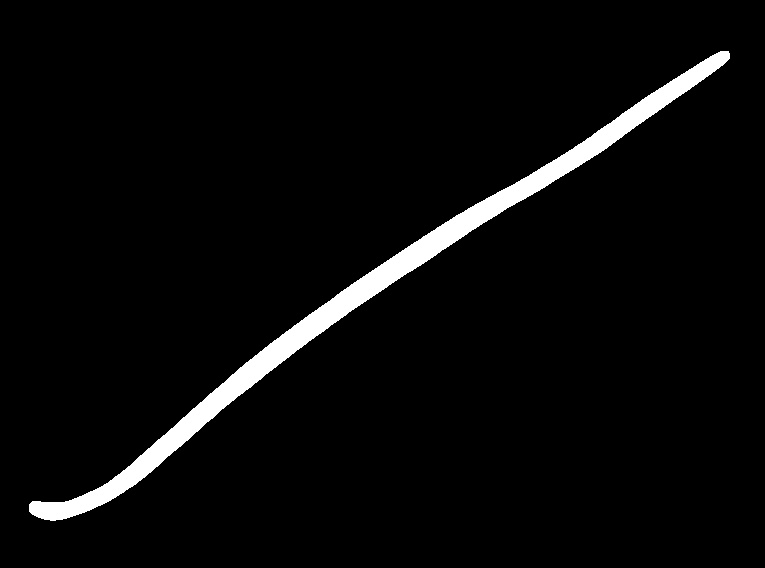
#> input picture 0_1.jpg, 765 x 568 px
$ python skeletonize.py
#> lines starting #> are read from the running program, lines starting #| are printed output that depends on the picture
import cv2
import numpy as np

# Load image yang terakhir telah dilakukan Morphological Opening
img = cv2.imread('0_1.jpg',0)
#> img is the input picture: shape (568, 765); min 0, max 255, mean 9.7
# Buat matrix dengan nama size dan menyimpan jumlah elemen yang terdapat di img
size = np.size(img)
#> size = 434520
# Buat matrix dengan dimensi yang sama dengan img, tetapi diisi dengan nilai nol = hitam
skel = np.zeros(img.shape,np.uint8)

# buat kernel dengan bentuk cross 3x3
element = cv2.getStructuringElement(cv2.MORPH_CROSS,(3,3))
done = False

while(done is False):
    eroded = cv2.erode(img,element)
    temp = cv2.dilate(eroded,element)
    temp = cv2.subtract(img,temp)
    skel = cv2.bitwise_or(skel,temp)
    img = eroded.copy()

    zeros = size - cv2.countNonZero(img)
    if zeros==size:
        done = True
#> this loop made 15 passes
#> zeros on passes 1 to 12: 419109, 420565, 421979, 423384, 424776, 426162, 427542, 428914, 430269, 431513, 432625, 433489
#> eroded: shape (568, 765); every value is 0
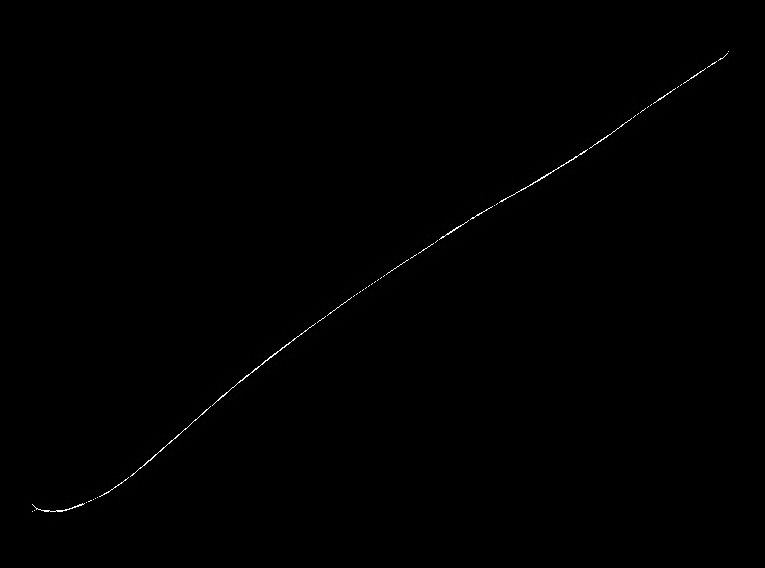
#> skel: shape (568, 765); min 0, max 255, mean 0.5
cv2.imshow("skel",skel)
cv2.imwrite('0_2.jpg',skel)
cv2.waitKey(0)
cv2.destroyAllWindows()
